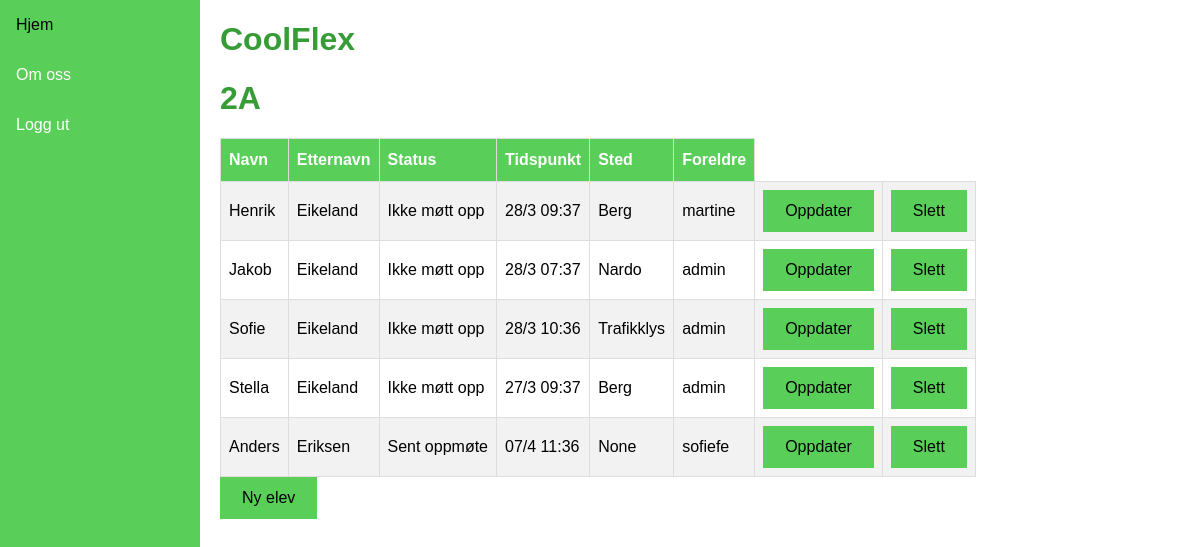
The app's page /klasse/1 (signed in), older data.
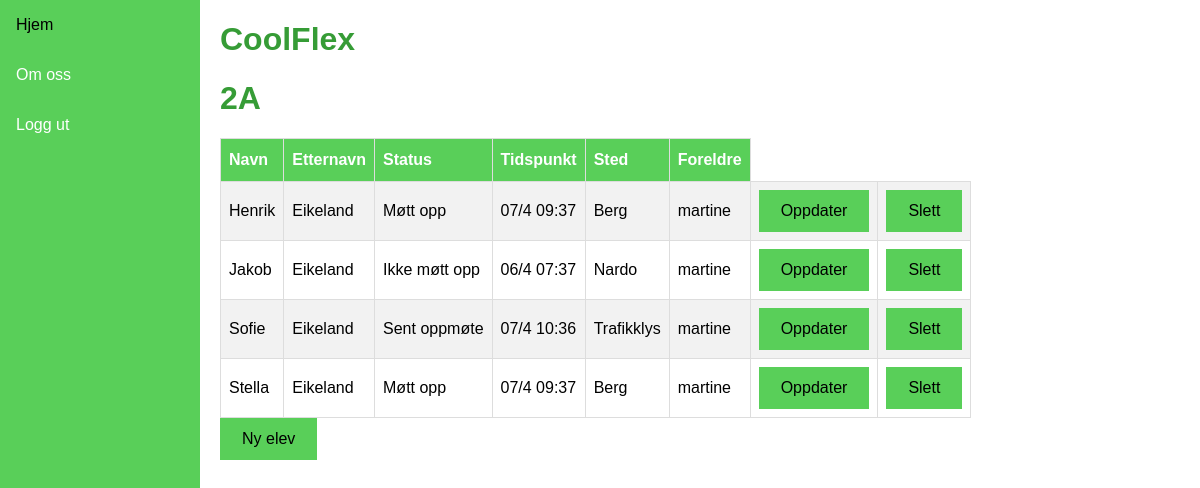
The same page, newer data.
### coolflex/models.py (models this page shows, shortened)
class Klasse(models.Model):
    navn = models.CharField(max_length=2, default=None)
    teacher = models.ForeignKey(User, on_delete=models.CASCADE)
    def __str__(self):
        return self.navn
    class Meta:  #la til Meta-data i Klasse og CoolUser for å kunne sortere på klassenavn og etternavn
        ordering = ["navn"]

class CoolUser(models.Model):
    first_name = models.CharField(max_length=20, default="CoolUser")
    last_name = models.CharField(max_length=20, default ="")
    klasse = models.ForeignKey(Klasse, null=True, related_name="cooluser", on_delete=models.CASCADE)
    teacher = models.ForeignKey(User, blank=True, on_delete=models.CASCADE, related_name="+")
    parent = models.ForeignKey(User, blank=True, on_delete=models.CASCADE, related_name="+")
    status = models.CharField(max_length=3, default="DEF", blank=True, null=True)
    timestamp = models.CharField(max_length=20, default="N/A", blank=True, null=True)
    location = models.CharField(max_length=20, default="N/A", blank=True, null=True)
    class Meta:
        ordering = ["last_name", "first_name"]
    def get_parent(self):
        return self.parent.username

### coolflex/views.py (the view)
# urls.py: path("klasse", views.frontpage, name="frontpage"),
@login_required
def klasse(request, pk):
	klasse = Klasse.objects.get(id=pk)
	coolusers = CoolUser.objects.filter(klasse=klasse)
	klassenavn = klasse
	for user in coolusers:
		user.status = get_status_text(user)
		user.location = get_coolbox_location(user, coolbox_dict)
		user.timestamp = get_timestamp_text(user)
	context = {'klasse':klasse, 'coolusers':coolusers, "klassenavn":klassenavn}
	return render(request, "coolflex/klasse.html", context)

### coolflex/views.py (called while the page is built)
def get_timestamp(user):
	box_data_list = []
	timestamp = datetime.now() #får int feil hvis ikke, default blir .now()
	box_data = DataCoolBox.objects.filter(cooluser_id = user.id)
	if (box_data == None):
		return None
	else:
		for data in box_data:
			box_data_list.append(data)
		if (len(box_data_list) > 1):
			timestamp = box_data_list[-1].timestamp
		elif (len(box_data_list) == 1):
			timestamp = box_data_list[0].timestamp
		return timestamp

def get_coolbox_location(user, box_dict):
	box_data_list = []
	box_id = 0
	box_data = DataCoolBox.objects.filter(cooluser_id = user.id)
	for data in box_data:
		box_data_list.append(data)
	if (len(box_data_list) > 1):
		box_id = box_data_list[-1].box_id
	elif (len(box_data_list) == 1):
		box_id = box_data_list[0].box_id
	return box_dict.get(box_id)

def get_timestamp_text(user):
	timestamp = get_timestamp(user)
	if (timestamp != None):
		minute = int(timestamp.minute)
		if (minute <= 9):
			minute = "0"+str(minute)
		hour = int(timestamp.hour)
		if (hour <= 9):
			hour = "0"+str(hour)
		day = int(timestamp.day)
		if (day <= 9):
			day = "0"+str(day)
		month = int(timestamp.month)
		timestamp_text = f"{day}/{month} {hour}:{minute}"
		return timestamp_text
	else:
		return "N/A"

def check_timestamp(timestamp):
	valid_start_hour = 6
	valid_end_hour = 10
	today = int(datetime.now().day)
	this_month = int(datetime.now().month)
	this_year = int(datetime.now().year)
	hour = int(timestamp.hour)
	minutes = int(timestamp.minute)
	day = int(timestamp.day)
	month = int(timestamp.month)
	year = int(timestamp.year)
	if ((today == day) and (this_month == month) and (this_year == year)):
		if (valid_start_hour <= hour) and (hour < valid_end_hour):
			return 1 #valid timeframe
		elif (hour >= valid_end_hour):
			return 2 #late to school
		else:
			return 3 #invalid timeframe, something is up >:/
	else:
		return False

def get_status(user):
	timestamp_status = check_timestamp(get_timestamp(user))
	if (timestamp_status == 1):
		return True
	elif (timestamp_status == 2):
		return 2
	elif (timestamp_status == 3):
		return False
	else:
		return False

def get_status_text(user):
	status = get_status(user)
	if (status == True):
		return "Møtt opp"
	elif (status == 2):
		return "Sent oppmøte"
	else:
		return "Ikke møtt opp"

### coolflex/templates/coolflex/klasse.html
{% extends 'coolflex/base.html' %}
{% load static %}
{% block content %}
<h1>{{ klassenavn }}</h1>
<table id="coolflex">
    <thead>
      <tr>
        <th>Navn</th>
        <th>Etternavn</th>
        <th>Status</th>
        <th>Tidspunkt</th>
        <th>Sted</th>
        <th>Foreldre</th>
      </tr>
    </thead>
    <tbody>
      <tr>
        {% for user in coolusers %}
        {% if user.klasse|lower == klassenavn|lower %}
        <tr>
            <td> {{ user.first_name }} </td>
            <td> {{ user.last_name }} </td>
            <td> {{ user.status }} </td>
            <td> {{ user.timestamp }} </td>
            <td> {{ user.location }} </td>
            <td> {{ user.get_parent }} </td>
            <td> <div class="button"><a href="{% url 'updatecooluser' user.id %}">Oppdater</a></div> </td>
            <td> <div class="button"><a href="{% url 'deletecooluser' user.id %}">Slett</a></div> </td>
        </tr>
        {%endif%}
        {%endfor%}
      </tr>
    </tbody>
    </table>
    <div class="button"><a href="{% url 'createcooluser' %}">Ny elev</a></div>
{% endblock %}
{% block sidenav %}
<a href="{% url 'frontpage' %}">Hjem</a>
<a href="{% url 'info' %}">Om oss</a>
<a href="{% url 'logout' %}">Logg ut</a>
{% endblock %}

### coolflex/templates/coolflex/base.html (shortened to what this page needs)
<!DOCTYPE html>
<html lang="en">
<head>
</head>
<body>
<div class="sidenav">
  {% block sidenav %}
  {% endblock %}
</div>
<div class="content">
  <h1>CoolFlex</h1>
  {% block content%}
  {% endblock %}
</div>
</body>
</html>

### coolflex/templates/coolflex/base.html (style rules this page uses)
.button a { background-color: rgb(89, 207, 89); color: black; border: 2px solid rgb(89, 207, 89); padding: 10px 20px; text-align: center; text-decoration: none; display: inline-block; }
#coolflex { font-family: Arial, Helvetica, sans-serif; border-collapse: collapse; white-space: nowrap; }
#coolflex td, #coolflex th { border: 1px solid #ddd; padding: 8px; }
#coolflex tr:nth-child(even) { background-color: #f2f2f2; }
#coolflex th { padding-top: 12px; padding-bottom: 12px; text-align: left; background-color: rgb(89, 207, 89); color: white; }
* { box-sizing: border-box; }
body { margin: 0; font-family: Arial, Helvetica, sans-serif; }
h1, h2, h3, p { color: rgb(54, 156, 54); }
.sidenav { height: 100%; width: 200px; position: fixed; z-index: 1; top: 0; left: 0; background-color: rgb(89, 207, 89); overflow-x: hidden; }
.sidenav a { color: white; padding: 16px; text-decoration: none; display: block; }
.content { margin-left: 200px; padding-left: 20px; }

Row changes from the older to the newer data that the page shows:
no longer on this page (row edited): CoolUser: first_name "Anders", last_name "Eriksen", status "Sent oppmøte", timestamp "07/4 11:36", location "None", get_parent "sofiefe"
computed for CoolUser "Henrik": status "Ikke møtt opp" → "Møtt opp"; timestamp "28/3 09:37" → "07/4 09:37"
changed CoolUser "Jakob": timestamp "28/3 07:37" → "06/4 07:37"; get_parent "admin" → "martine"
changed CoolUser "Sofie": status "Ikke møtt opp" → "Sent oppmøte"; timestamp "28/3 10:36" → "07/4 10:36"; get_parent "admin" → "martine"
changed CoolUser "Stella": status "Ikke møtt opp" → "Møtt opp"; timestamp "27/3 09:37" → "07/4 09:37"; get_parent "admin" → "martine"
